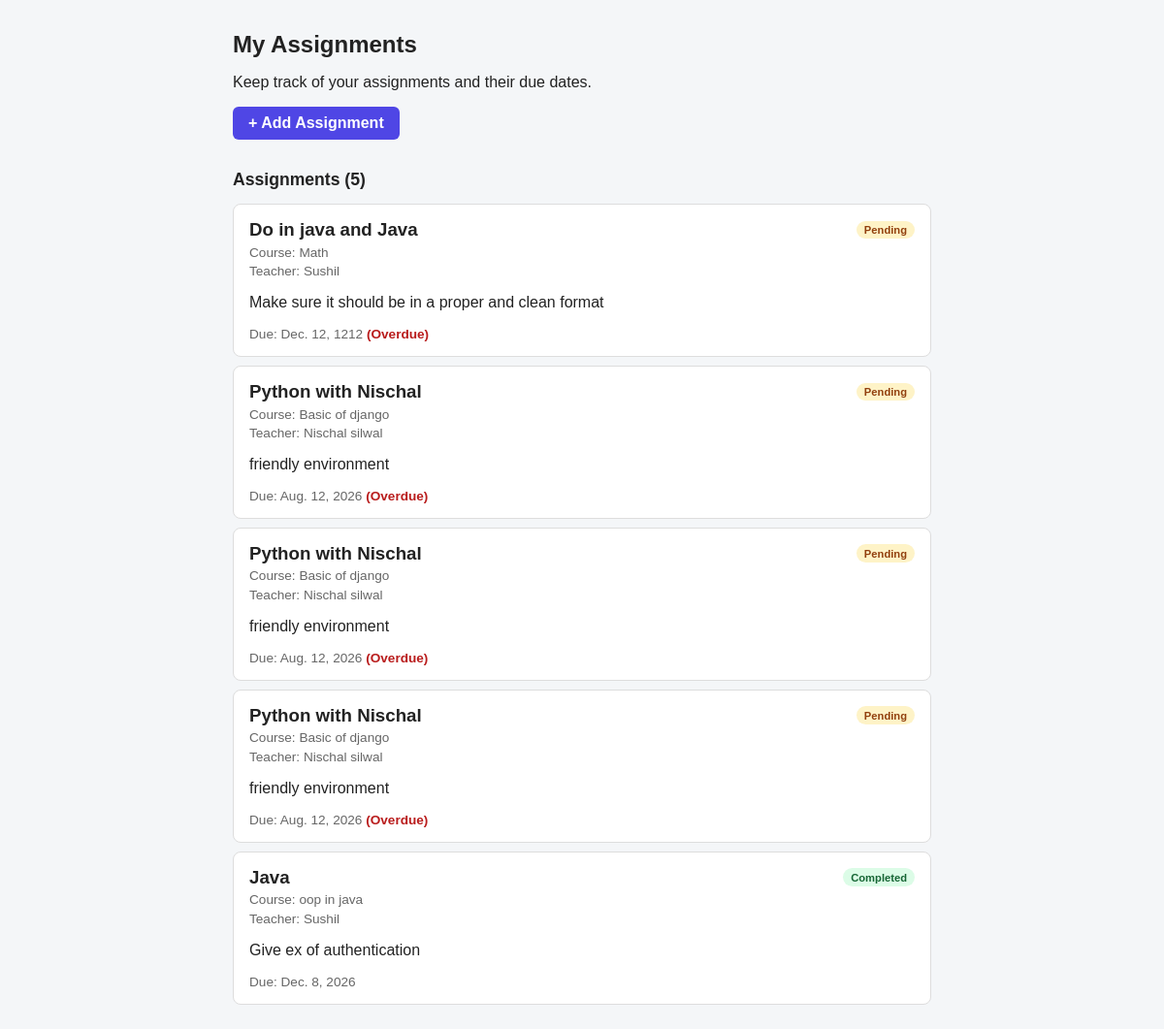
The page / on the database its author committed.
### assignments/models.py (models this page shows, shortened)
class Assignment(models.Model):
    class Status(models.TextChoices):
        PENDING = "Pending", "Pending"
        IN_PROGRESS = "In Progress", "In Progress"
        COMPLETED = "Completed", "Completed"
    title = models.CharField(max_length=200)
    course = models.CharField(max_length=100, blank=True)
    subject_teacher = models.CharField(max_length=100, blank=True)
    description = models.TextField(blank=True)
    due_date = models.DateField()
    status = models.CharField(
        max_length=20,
        choices=Status.choices,
        default=Status.PENDING,
    )
    created_at = models.DateTimeField(auto_now_add=True)
    updated_at = models.DateTimeField(auto_now=True)
    class Meta:
        ordering = ["-created_at"]
        verbose_name_plural = "assignments"
    @property
    def is_overdue(self):
        return (
            self.due_date < timezone.localdate()
            and self.status != self.Status.COMPLETED
        )

### assignments/views.py (the view)
# urls.py: path("", views.assignment_list, name="assignment_list"),
def assignment_list(request):
    if request.method == "POST":
        form = AssignmentForm(request.POST)
        if form.is_valid():
            form.save()
            return redirect("assignments:assignment_list")
    else:
        form = AssignmentForm()
    assignments = Assignment.objects.all()
    return render(
        request,
        "assignments/assignment_list.html",
        {
            "form": form,
            "assignments": assignments,
        },
    )

### assignments/templates/assignments/assignment_list.html (shortened to what this page needs)
<!DOCTYPE html>
<html lang="en">
<head>
</head>
<body>
    <header>
        <h1>My Assignments</h1>
        <p>Keep track of your assignments and their due dates.</p>
        <button type="button" class="btn btn-primary" data-open-modal>+ Add Assignment</button>
    </header>
    <main>
        {% if assignments %}
            <h2>Assignments ({{ assignments|length }})</h2>
            <ul class="assignment-list">
                {% for assignment in assignments %}
                    <li class="assignment">
                        <div class="assignment-top">
                            <h3>{{ assignment.title }}</h3>
                            <span class="badge badge--{{ assignment.status|slugify }}">{{ assignment.status }}</span>
                        </div>
                        {% if assignment.course %}
                            <p class="meta">Course: {{ assignment.course }}</p>
                        {% endif %}
                        {% if assignment.subject_teacher %}
                            <p class="meta">Teacher: {{ assignment.subject_teacher }}</p>
                        {% endif %}
                        {% if assignment.description %}
                            <p class="description">{{ assignment.description }}</p>
                        {% endif %}
                        <p class="due">
                            Due: {{ assignment.due_date }}
                            {% if assignment.is_overdue %}
                                <span class="overdue">(Overdue)</span>
                            {% endif %}
                        </p>
                    </li>
                {% endfor %}
            </ul>
        {% else %}
            <div class="empty">
                <p>No assignments yet.</p>
                <button type="button" class="btn btn-primary" data-open-modal>+ Add Assignment</button>
            </div>
        {% endif %}
    </main>
</body>
</html>

### assignments/templates/assignments/assignment_list.html (style rules this page uses)
body { margin: 0; font-family: Arial, Helvetica, sans-serif; background: #f4f6f8; color: #222; }
header, main { max-width: 720px; margin: 0 auto; padding: 1rem; }
header { padding-bottom: 0; }
h1 { font-size: 1.5rem; }
h2 { font-size: 1.1rem; }
.btn { border: none; border-radius: 6px; padding: 0.5rem 1rem; font: inherit; font-weight: bold; cursor: pointer; }
.btn-primary { background: #4f46e5; color: #fff; }
.assignment-list { list-style: none; margin: 0; padding: 0; }
.assignment { background: #fff; border: 1px solid #ddd; border-radius: 8px; padding: 0.9rem 1rem; margin-bottom: 0.6rem; }
.assignment-top { display: flex; justify-content: space-between; align-items: center; gap: 0.5rem; }
.assignment-top h3 { margin: 0; }
.meta, .due { color: #666; font-size: 0.85rem; margin: 0.3rem 0 0; }
.overdue { color: #b91c1c; font-weight: bold; }
.badge { font-size: 0.7rem; font-weight: bold; padding: 0.2rem 0.5rem; border-radius: 999px; }
.badge--pending { background: #fef3c7; color: #92400e; }
.badge--completed { background: #dcfce7; color: #166534; }

### rows shown on the page
Assignment: title "Do in java and Java", status "Pending", course "Math", subject_teacher "Sushil", description "Make sure it should be in a proper and clean format", due_date "Dec. 12, 1212", shows "(Overdue)"
Assignment: title "Python with Nischal", status "Pending", course "Basic of django", subject_teacher "Nischal silwal", description "friendly environment", due_date "Aug. 12, 2026", shows "(Overdue)"
Assignment: title "Python with Nischal", status "Pending", course "Basic of django", subject_teacher "Nischal silwal", description "friendly environment", due_date "Aug. 12, 2026", shows "(Overdue)"
Assignment: title "Python with Nischal", status "Pending", course "Basic of django", subject_teacher "Nischal silwal", description "friendly environment", due_date "Aug. 12, 2026", shows "(Overdue)"
Assignment: title "Java", status "Completed", course "oop in java", subject_teacher "Sushil", description "Give ex of authentication", due_date "Dec. 8, 2026"

### other values the page prints
{{ assignments|length }} "5"
